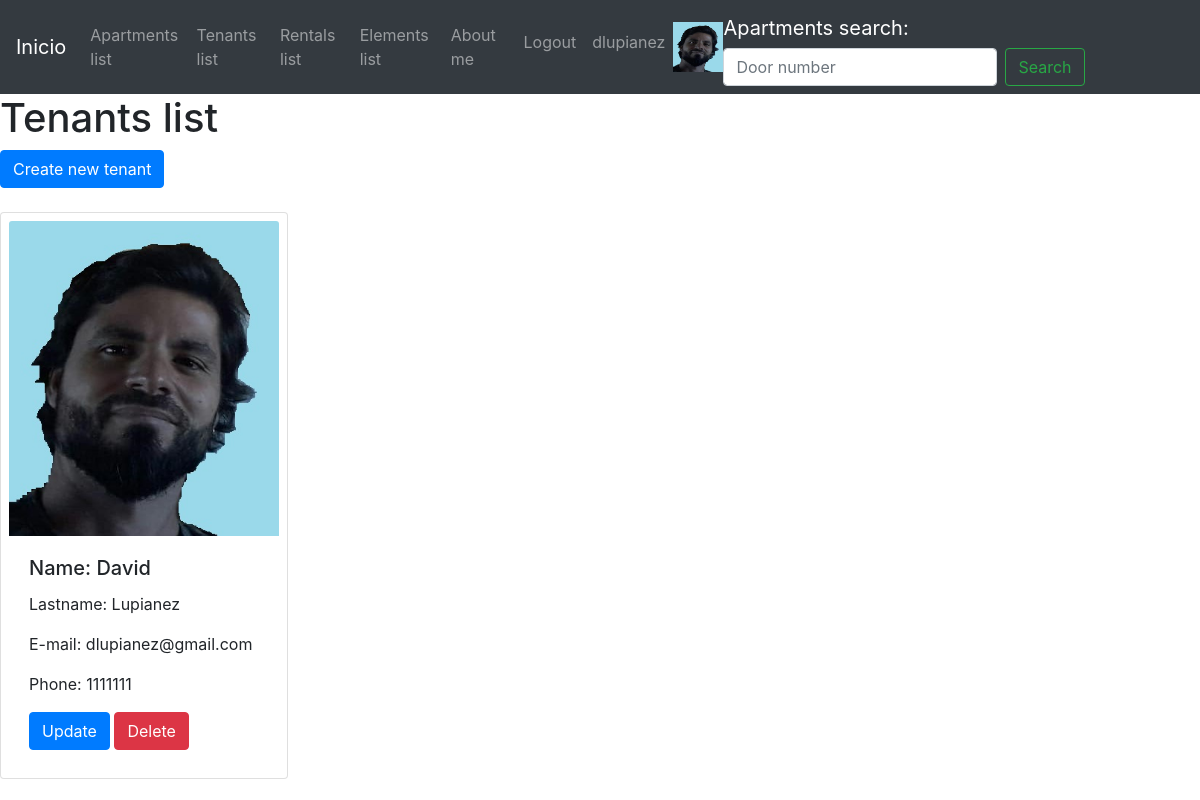
Page /tenants/tenants-list/ (signed in) on the earlier database version.
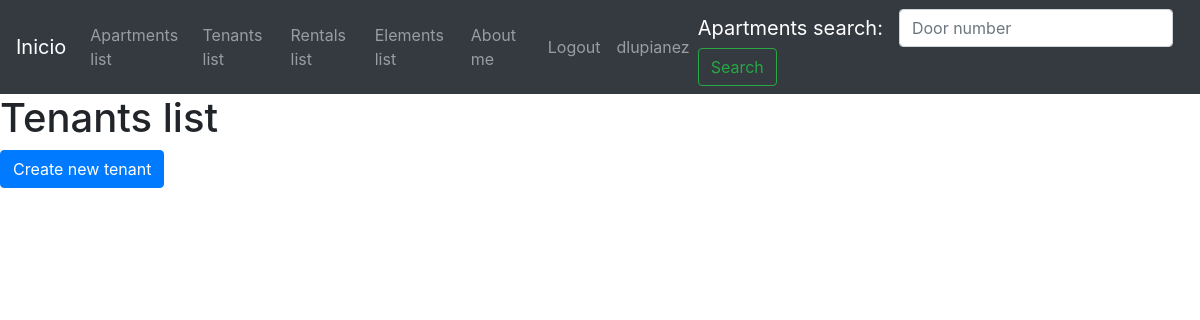
Same page on the later database version.
### users/models.py (models this page shows)
class UserProfile(models.Model):
    user = models.OneToOneField(User, on_delete=models.CASCADE, related_name='profile')
    phone = models.CharField(max_length=25, null=True, blank=True)
    linkedin_profile = models.CharField(max_length=50, null=True, blank=True)
    profile_picture = models.ImageField(upload_to='profile_images', null=True, blank=True)

### tenants/models.py (models this page shows, shortened)
class Tenant(models.Model):
    name=models.CharField(max_length=50, null=False, blank=False)
    lastname=models.CharField(max_length=50, null=False, blank=False )
    email=models.EmailField(max_length=50, null=False, blank=False)
    phone=models.CharField(max_length=50, null=False, blank=False)
    is_active=models.BooleanField(default=True)
    tenant_picture = models.ImageField(upload_to='tenant_images', null=True, blank=True)

### tenants/views.py (the view)
# urls.py: path('tenants-list/', TenantsListView.as_view(), name='tenants_list'),
class TenantsListView(LoginRequiredMixin, ListView):
    model = Tenant
    template_name = 'tenants/tenants-list.html'

### templates/tenants/tenants-list.html (shortened to what this page needs)
{% extends 'base.html' %}
{% block content %}
    <h1>Tenants list</h1>
    {% if request.user.is_authenticated %}
        {% if request.user.is_superuser %}
            <a href="/tenants/tenant-create/" class="btn btn-primary">Create new tenant</a>
        {% endif %}
    {% endif %}
    <br><br>
    {% for tenant in object_list %}
        <div class="card d-inline-flex p-2" style="width: 18rem;">
            <img src="{{tenant.tenant_picture.url}}" class="card-img-top">
            <div class="card-body">
            <h5 class="card-title">Name: {{tenant.name}}</h5>
            <p class="card-text">Lastname: {{tenant.lastname}}</p>
            <p class="card-text">E-mail: {{tenant.email}}</p>
            <p class="card-text">Phone: {{tenant.phone}}</p>
            {% if request.user.is_authenticated %}
                {% if request.user.is_superuser %}
                    <a href="/tenants/tenant-update/{{tenant.id}}" class="btn btn-primary">Update</a>
                    <a href="/tenants/tenant-delete/{{tenant.id}}" class="btn btn-danger">Delete</a>
                {% endif %}
            {% endif %}
        </div>
        </div>
    {% endfor %}
{% endblock %}

### templates/base.html (shortened to what this page needs)
<!DOCTYPE html>
<html lang="en">
<head>
    <link rel="stylesheet" href="https://cdn.jsdelivr.net/npm/bootstrap@4.6.2/dist/css/bootstrap.min.css"
>
        {% load static %}
        <link rel="stylesheet" type="text/css" href="{% static 'assets/fonts/font-awesome.min.css' %}">
        <link rel="stylesheet" type="text/css" href="{% static 'assets/fonts/simple-line-icons.css' %}">
</head>
<body>
    <header>
        <nav class="navbar navbar-expand-lg navbar-dark bg-dark">
            <a class="navbar-brand" href="/">Inicio</a>
            <div class="collapse navbar-collapse" id="navbarSupportedContent">
                <ul class="navbar-nav mr-auto">
                    <li class="nav-item">
                        <a class="nav-link" href="/apartments/apartments-list/">Apartments list</a>
                    </li>
                    <li class="nav-item">
                        <a class="nav-link" href="/tenants/tenants-list/">Tenants list</a>
                    </li>
                    <li class="nav-item">
                        <a class="nav-link" href="/rentals/rentals-list/">Rentals list</a>
                    </li>
                    <li class="nav-item">
                        <a class="nav-link" href="/elements-list/">Elements list</a>
                    </li>
                    <li class="nav-item">
                        <a class="nav-link" href="/about-me/">About me</a>
                    </li>
                </ul>
                    {% if request.user.is_authenticated %}
                    <ul class="navbar-nav mr-auto pull-right">
                            <li class="nav-item pull-right ">
                                <a class="nav-link" href="/users/logout/">Logout</a>
                            </li>
                            <li class="nav-item pull-right">
                                <a class="nav-link" href="/users/update/">{{request.user.username}}</a>
                            </li>
                            {% if request.user.profile.profile_picture.url != '' %}
                                <img src="{{request.user.profile.profile_picture.url}}" alt="profile_picture" width="50px" height="50px">
                            {% endif %}
                        </ul>
                    {% endif %}
                <form class="form-inline my-2 my-lg-0" action="/apartments/apartments-list-search/" method="GET">
                    <a class="navbar-brand" href="/">Apartments search: </a>
                    <input class="form-control mr-sm-2" type="search" placeholder="Door number" aria-label="Search" name="search">
                    <button class="btn btn-outline-success my-2 my-sm-0" type="submit">Search</button>
                </form>
            </div>
        </nav>
    </header>
    {% block content %}
    {% endblock %}
</body>
</html>

Differences in the rows shown:
removed Tenant: tenant_picture (picture), name "David", lastname "Lupianez", email "dlupianez@gmail.com", phone "1111111"
